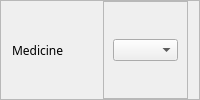
           <widget class="QFrame" name="frame_41">
            <property name="frameShape">
             <enum>QFrame::StyledPanel</enum>
            </property>
            <property name="frameShadow">
             <enum>QFrame::Raised</enum>
            </property>
            <layout class="QHBoxLayout" name="horizontalLayout_42">
             <property name="topMargin">
              <number>0</number>
             </property>
             <property name="bottomMargin">
              <number>0</number>
             </property>
             <item>
              <widget class="QLabel" name="label_21">
               <property name="font">
                <font>
                 <family>Moon</family>
                </font>
               </property>
               <property name="text">
                <string>Medicine</string>
               </property>
              </widget>
             </item>
             <item>
              <widget class="QFrame" name="frame_42">
               <property name="frameShape">
                <enum>QFrame::StyledPanel</enum>
               </property>
               <property name="frameShadow">
                <enum>QFrame::Raised</enum>
               </property>
               <layout class="QHBoxLayout" name="horizontalLayout_43">
                <item>
                 <widget class="QComboBox" name="medicineLine">
                  <property name="font">
                   <font>
                    <family>Raleway</family>
                    <pointsize>7</pointsize>
                   </font>
                  </property>
                 </widget>
                </item>
               </layout>
              </widget>
             </item>
            </layout>
           </widget>
